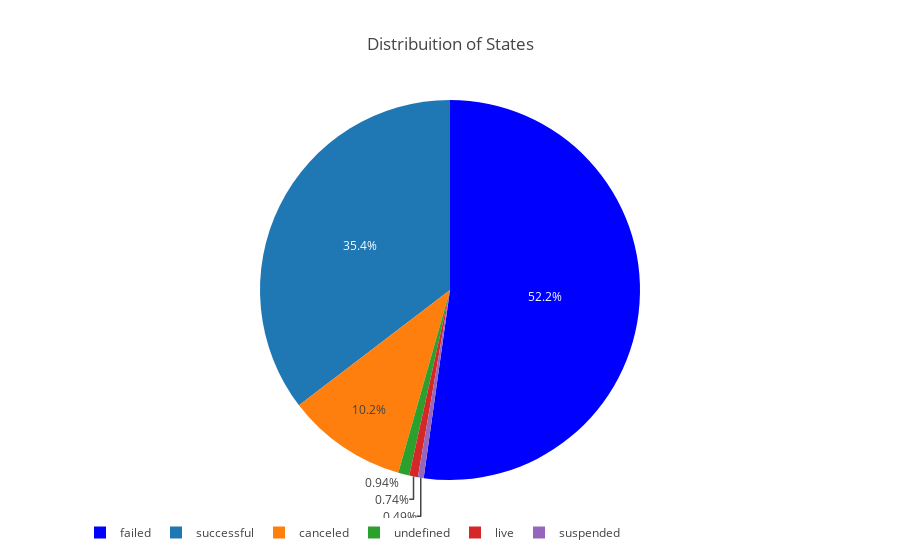

Source (notebook cell):
### Code cell
df = pd.read_csv('ks2018.csv')

df.head(5)

df.describe()

print(df.shape)
print(df.info())

print(df.nunique())

percentual_sucess = round(df["state"].value_counts() / len(df["state"]) * 100,2)

print("State Percentual in %: ")
print(percentual_sucess)

state = round(df["state"].value_counts() / len(df["state"]) * 100,2)

labels = list(state.index)
values = list(state.values)

trace1 = go.Pie(labels=labels, values=values, marker=dict(colors=['blue']))

layout = go.Layout(title='Distribuition of States', legend=dict(orientation="h"));

fig = go.Figure(data=[trace1], layout=layout)
iplot(fig)

### Figure 1 — Plotly figure (JSON) as saved in the notebook; plotly's stock layout.template omitted (floating-point values rounded to 4 significant figures)
{"data": [{"labels": ["failed", "successful", "canceled", "undefined", "live", "suspended"], "marker": {"colors": ["blue"]}, "type": "pie", "uid": "da458ed8-73b4-487b-9bfc-29cb799df426", "values": [52.22, 35.38, 10.24, 0.94, 0.74, 0.49]}], "layout": {"legend": {"orientation": "h"}, "title": "Distribuition of States"}}
